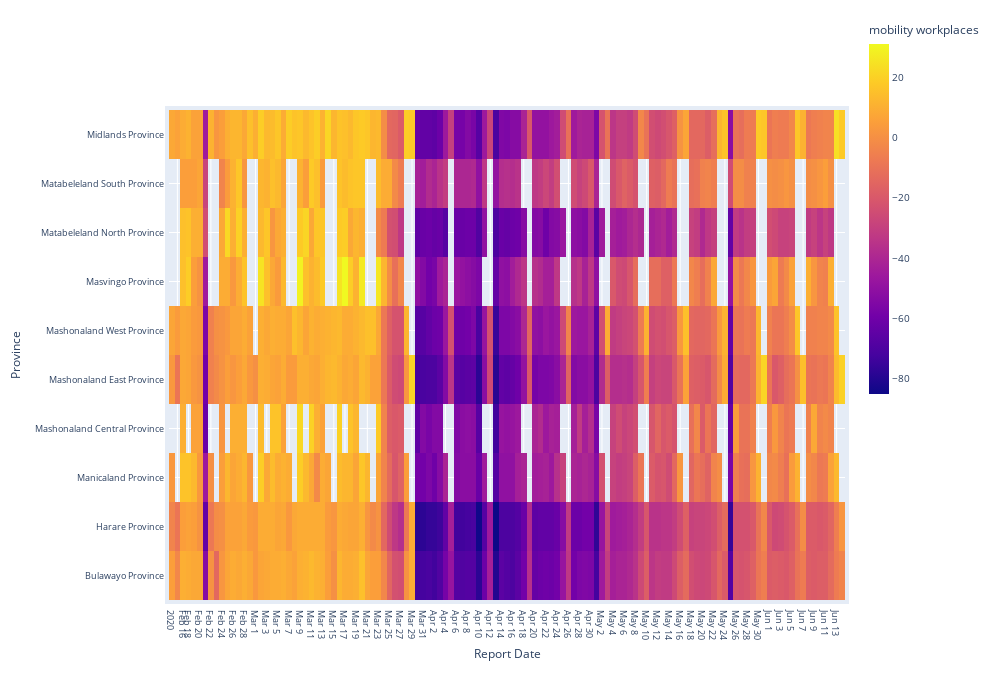

This figure's notebook cell:
### Code cell
fig = go.Figure(data=go.Heatmap(
        z=zimmobility['workplaces'],
        x=zimmobility['date'],
        y=zimmobility['region1'],       
        colorscale='plasma',
        colorbar=dict(thickness=20,lenmode='fraction',len=0.8,
                      tickcolor='black',tickfont=dict(size=10),y=0.8,
                     title='mobility workplaces')
))

fig.update_layout(
    #title='Heat Map, Mobility in Zimbabwe, '+min_date+' to '+max_date, 
    titlefont=dict(size=14),
    yaxis_nticks=len(zimmobility['region1'].unique()),
    xaxis_nticks=len(zimmobility['date'].unique()),
    width=1000,
    height=700,
    yaxis=dict(title_text="Province", titlefont=dict(size=12),tickfont=dict(size=9)),
    xaxis=dict(title_text="Report Date",titlefont=dict(size=12),tickfont=dict(size=9)),
    margin=dict(l=50, r=50, b=100, t=100,pad=4)
)

fig.show()

### Figure 1 — Plotly figure (JSON) as saved in the notebook; plotly's stock layout.template omitted (floating-point values rounded to 4 significant figures; data arrays with more than 128 entries replaced by an {"elided": "..."} marker saying what was removed)
{"data": [{"colorbar": {"len": 0.8, "lenmode": "fraction", "thickness": 20, "tickcolor": "black", "tickfont": {"size": 10}, "title": {"text": "mobility workplaces"}, "y": 0.8}, "colorscale": [[0, "#0d0887"], [0.1111, "#46039f"], [0.2222, "#7201a8"], [0.3333, "#9c179e"], [0.4444, "#bd3786"], [0.5556, "#d8576b"], [0.6667, "#ed7953"], [0.7778, "#fb9f3a"], [0.8889, "#fdca26"], [1, "#f0f921"]], "type": "heatmap", "x": {"elided": "1168 str values"}, "y": {"elided": "1168 str values"}, "z": {"elided": "1168 int values"}}], "layout": {"height": 700, "margin": {"b": 100, "l": 50, "pad": 4, "r": 50, "t": 100}, "title": {"font": {"size": 14}}, "width": 1000, "xaxis": {"nticks": 121, "tickfont": {"size": 9}, "title": {"font": {"size": 12}, "text": "Report Date"}}, "yaxis": {"nticks": 11, "tickfont": {"size": 9}, "title": {"font": {"size": 12}, "text": "Province"}}}}
